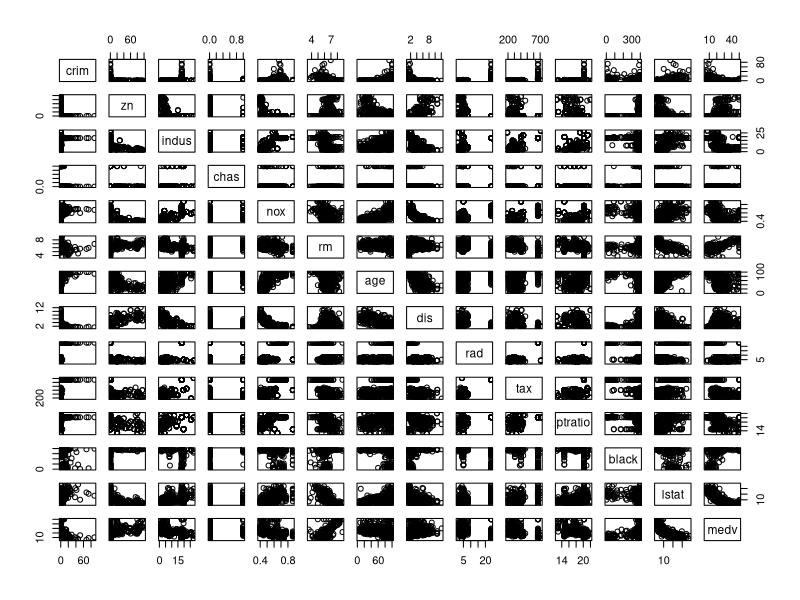
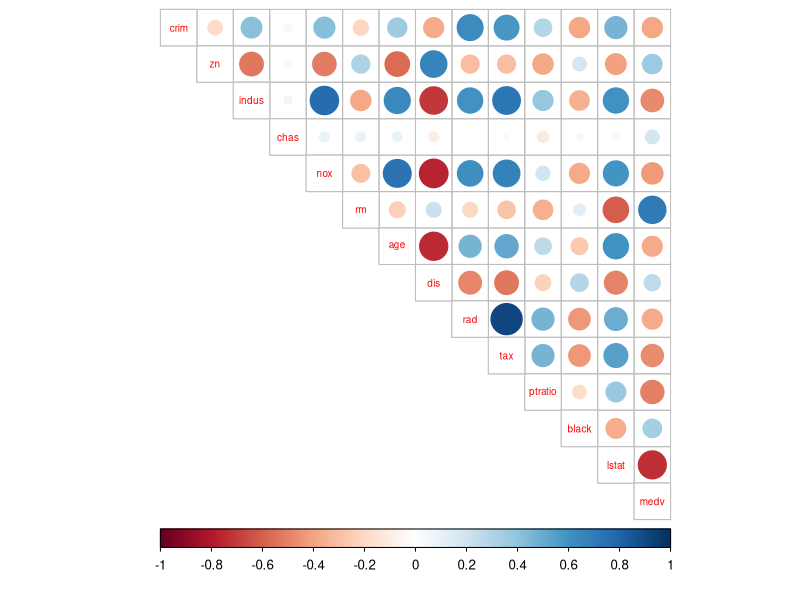
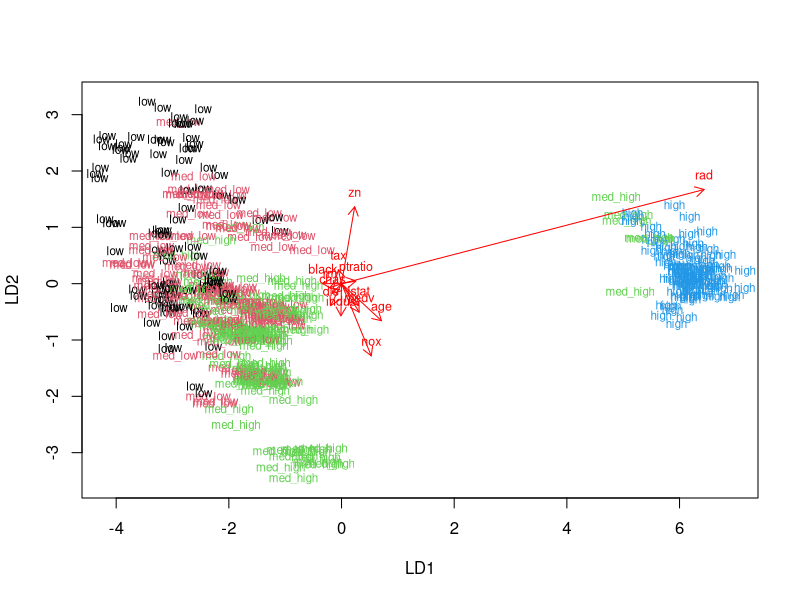
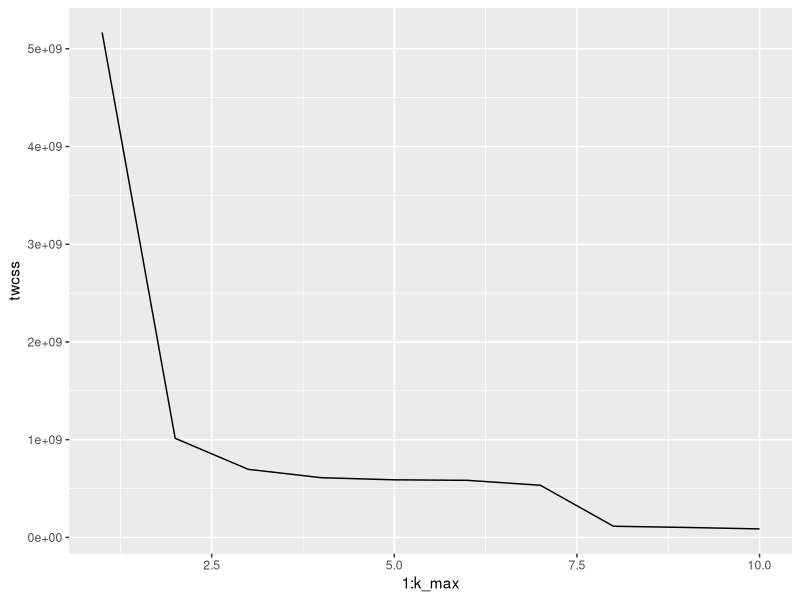
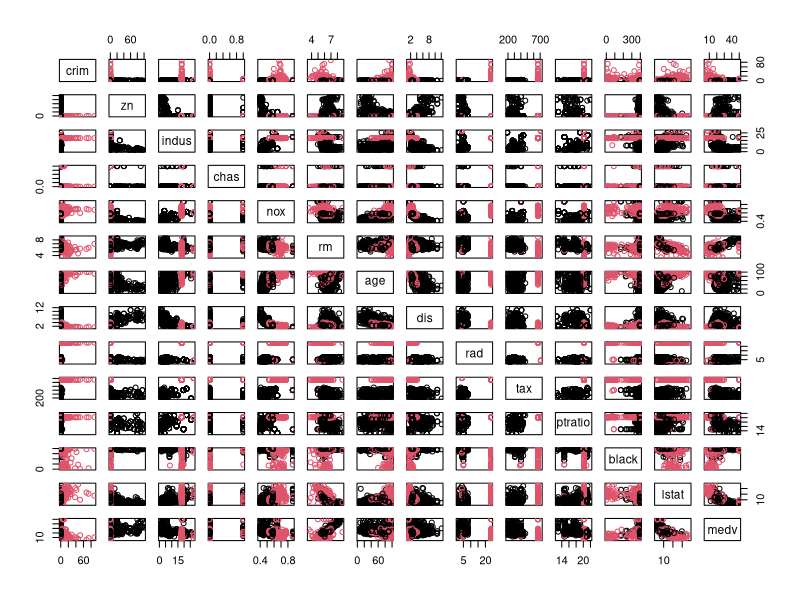

Recreate these plots in R, in order.
## ---- chunk 1
knitr::opts_chunk$set(echo = TRUE)
## ---- chunk 2
library("dplyr")
library("ggplot2")
library(tidyr)
library(tidyverse)
library(corrplot)
library (MASS)
data(Boston)
str(Boston)
dim(Boston)
## ---- chunk 3
pairs(Boston)
summary(Boston)
cor_matrix<-cor(Boston) %>% round (digits = 2)
cor_matrix
corrplot(cor_matrix, method="circle", type = "upper", cl.pos = "b", tl.pos = "d", tl.cex = 0.6)
## ---- chunk 4
boston_scaled <- scale (Boston)
summary(boston_scaled)
boston_scaled <- as.data.frame(boston_scaled)
bins <- quantile (boston_scaled$crim)
bins
crime <- cut(boston_scaled$crim, breaks = bins, label = c("low", "med_low", "med_high", "high"), include.lowest = TRUE)
boston_scaled <- dplyr::select(boston_scaled, -crim)
boston_scaled <- data.frame(boston_scaled, crime)
## ---- chunk 5
n <- nrow(boston_scaled)
ind <- sample(n,  size = n * 0.8)
train <- boston_scaled[ind,]
test <- boston_scaled[-ind,]
correct_classes <- test$crime
test <- dplyr::select(test, -crime)
## ---- chunk 6
lda.fit <- lda (crime ~ ., data = train)
lda.fit
lda.graph <- function(x, myscale = 1, arrow_heads = 0.1, color = "red", tex = 0.75, choices = c(1,2)){
  heads <- coef(x)
  arrows(x0 = 0, y0 = 0, 
         x1 = myscale * heads[,choices[1]], 
         y1 = myscale * heads[,choices[2]], col=color, length = arrow_heads)
  text(myscale * heads[,choices], labels = row.names(heads), 
       cex = tex, col=color, pos=3)
}
classes <- as.numeric(train$crime)
plot(lda.fit, dimen = 2, col = classes, pch = classes)
lda.graph(lda.fit, myscale = 2)
## ---- chunk 7
lda.pred <- predict(lda.fit, newdata = test)
table(correct = correct_classes, predicted = lda.pred$class)
## ---- chunk 8
data ('Boston')
scale (Boston)
dist_eu <- dist(Boston)
km <- kmeans(dist_eu, centers = 5)
set.seed(123)
k_max <- 10
twcss <- sapply(1:k_max, function(k){kmeans(dist_eu, k)$tot.withinss})
qplot(x = 1:k_max, y = twcss, geom = 'line')
km <-kmeans(dist_eu, centers = 2)
pairs(Boston, col = km$cluster)
